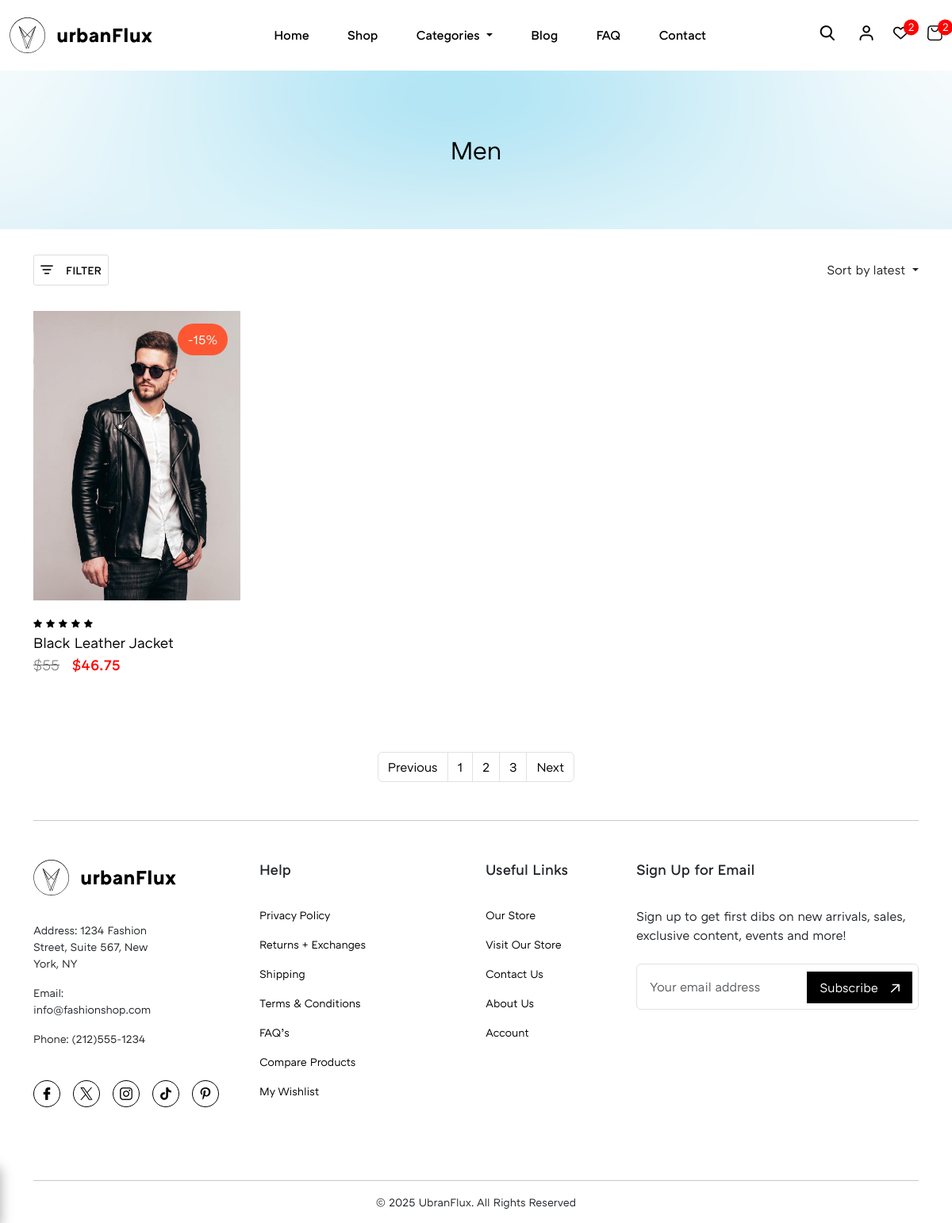
Before: /category/16 with the older database file.
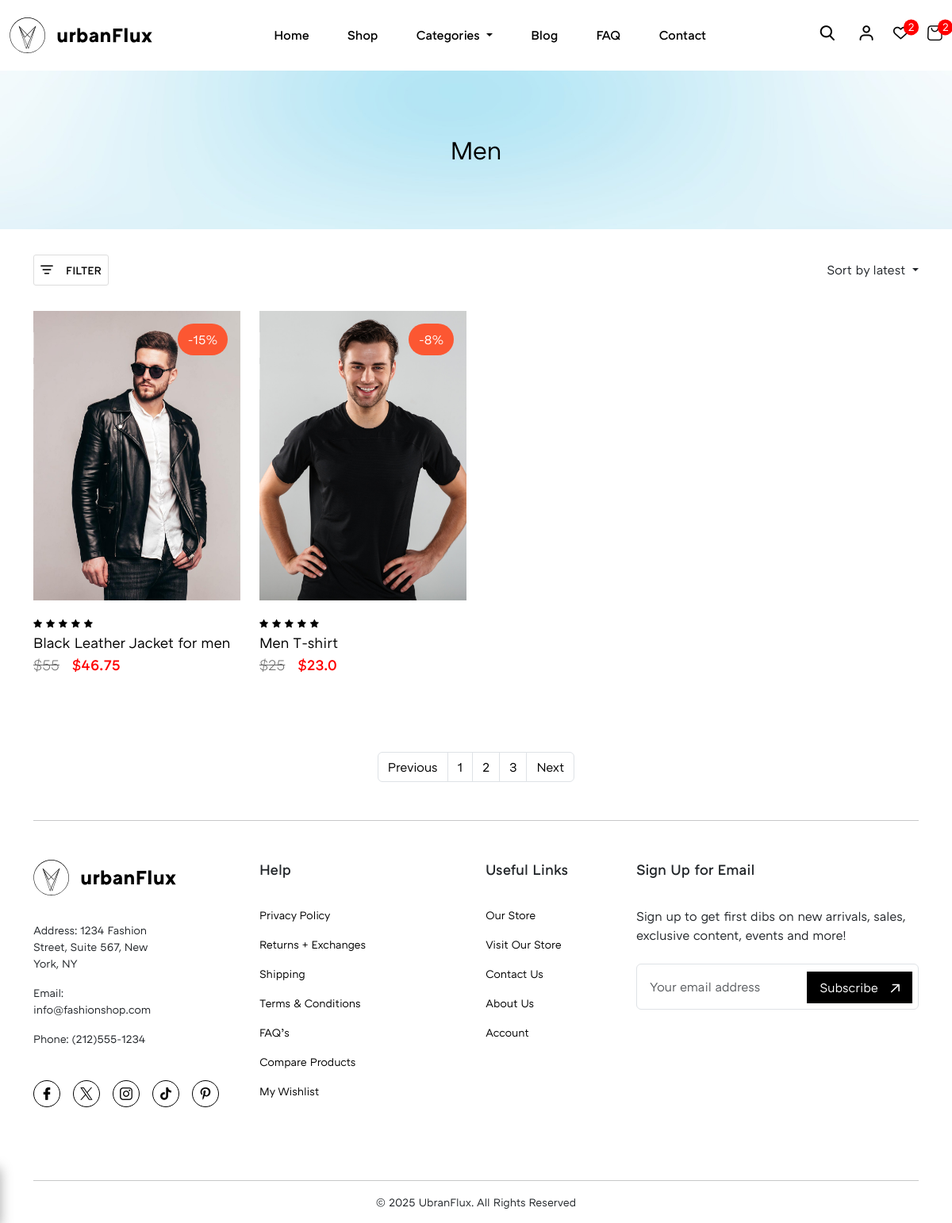
After: the same page with the newer database file.
### Site_Settings/models.py (models this page shows)
class Site_Settings(models.Model):
    estimated_delivery = models.TextField(max_length= 200, null=True)
    return_time = models.TextField(max_length= 200 , null=True)
    site_logo = models.FileField(upload_to='site_logo', validators=[validate_logo])
    theme_hero_section = models.ImageField(upload_to= 'theme_hero_section')
    tax_rate = models.IntegerField()
    product_policies = models.TextField(max_length=400)
    class Meta:
        verbose_name = ''
        verbose_name_plural = 'Site Settings'

### Store/models.py (models this page shows, shortened)
class Store(models.Model):
    product_name = models.CharField(max_length=100)
    price = models.IntegerField(null=True)
    product_type = models.CharField(max_length=15)
    description = models.TextField(max_length=500)
    Color_1 = models.CharField(max_length=10 , null=True)
    Color_2 = models.CharField(max_length=10, null=True , blank=True)
    Color_3 = models.CharField(max_length=10, null=True , blank=True)
    Feature_1 = models.CharField(max_length=50)
    Feature_2 = models.CharField(max_length=50, null=True , blank=True)
    Feature_3 = models.CharField(max_length=50, null=True , blank=True)
    Size_1 = models.CharField(max_length=20 , null=True)
    Size_2 = models.CharField(max_length=20, null=True , blank=True)
    Size_3 = models.CharField(max_length=20, null=True , blank=True)
    Materials_Care_1 = models.CharField(max_length=50, null=True)
    Materials_Care_2 = models.CharField(max_length=50, null=True , blank=True)
    Materials_Care_3 = models.CharField(max_length=50, null=True , blank=True)
    stock = models.IntegerField()
    sale = models.IntegerField(null=True, blank=True)
    is_available = models.BooleanField(default = True)
    slug =models.SlugField(max_length=100, unique=True)
    Image = models.ImageField(upload_to='Products')
    product_image_1 = models.ImageField(upload_to='Products')
    product_image_2 = models.ImageField(upload_to='Products')
    product_image_3 = models.ImageField(upload_to='Products')
    category = models.ForeignKey(Category, on_delete=models.CASCADE)
    class Meta():
        verbose_name = ''
        verbose_name_plural = 'Product'

### urbax_Flux/views.py (the view)
# urls.py: path('category/', views.product_category, name='category'),
def product_category(request, category):
    categories =  Category.objects.all()
    category_obj = get_object_or_404(Category, id=category)
    product_by_cat = Store.objects.filter( category_id=category)
    site_settings = Site_Settings.objects.all()
    Data = {
        "site_settings_data": site_settings,
        "categories_data": categories,
        "cat_obj" : category_obj,
        "product_by_cat_data" : product_by_cat
    }
    return render(request, 'category.html' , Data)

### Store/templatetags/custom_tags.py (called while the page is built)
@register.simple_tag
def calculate_discount_price(price, sale):
    try:
        price = float(price)  # Convert price to float
        sale = float(sale)    # Convert sale to float
        if price is not None and sale is not None:
            return price * (1 - sale / 100)  # Calculate discounted price
    except (ValueError, TypeError):
        pass  # If conversion fails, return the original price
    return price  # If there's no sale or conversion fails, return the original price

### templates/category.html (shortened to what this page needs)
{% load custom_tags %}
{% include 'header.html' %}
<main class="main-content">
    <section class="theme-hero-section">
        <figure>
            {% for theme in site_settings_data %}
            <img src="{{theme.theme_hero_section.url}}" alt="">
            {% endfor %}
            <figcaption>
                <h4 class="main-heading-font-medium">{{cat_obj.category_name}}</h4>
            </figcaption>
        </figure>
    </section>
    <div class="theme-filters-container">
        <div class="container">
            <div class="theme-filters-container-inner align-center-bet">
                <button class="align-center theme-filter-button light-border" id="filter_button"><i
                        class="filter-close icon-filter-icon"></i><small>FILTER</small></button>
                <div class="nav-item dropdown">
                    <a class="nav-link dropdown-toggle" href="#" id="navbarDropdown" role="button"
                        data-bs-toggle="dropdown" aria-expanded="false">
                        Sort by latest
                    </a>
                </div>
            </div>
        </div>
    </div>
    <section class="theme-product-cards">
        <div class="container">
            <div class="theme-product-cards-inner">
                <div class="row">
                    {% for c in product_by_cat_data %}
                    <div class="col-md-6 col-lg-4 col-xl-3">
                        <div class="product-cards">
                            <a href="{% url 'product-detail' c.id %}">
                                <figure>
                                    <img loading="lazy" src="{{c.Image.url}}" alt="">
                                    <figcaption>
                                        {% if c.sale %}
                                        <span class="sale-off">-{{c.sale}}%</span>
                                        {% else %}
                                        <span class="d_none"></span>
                                        {% endif %}
                                    </figcaption>
                                </figure>
                            </a>
                            <div class="info">
                                <span><i class="icon-rating"></i></span>
                                <span><i class="icon-rating"></i></span>
                                <span><i class="icon-rating"></i></span>
                                <span><i class="icon-rating"></i></span>
                                <span><i class="icon-rating"></i></span>
                                <a href="{% url 'product-detail' c.id %}"
                                    class="product-carousel-anchor">{{c.product_name}}</a>
                                    {% if c.sale >= 1 %}
                                        <small class="before-price">${{c.price}}</small><span><small  class="red_color px-3">${% calculate_discount_price c.price c.sale %}</small></span>
                                        {% else %}
                                      <small>${{c.price}}</small>
                                      {% endif %}
                            </div>
                        </div>
                    </div>
                    {% endfor %}
                </div>
            </div>
            <div class="pagination just-center my-5">
                <nav aria-label="Page navigation example">
                    <ul class="pagination">
                        <li class="page-item"><a class="page-link" href="#">Previous</a></li>
                        <li class="page-item"><a class="page-link" href="#">1</a></li>
                        <li class="page-item"><a class="page-link" href="#">2</a></li>
                        <li class="page-item"><a class="page-link" href="#">3</a></li>
                        <li class="page-item"><a class="page-link" href="#">Next</a></li>
                    </ul>
                </nav>
            </div>
        </div>
    </section>
</main>
{% include 'footer.html' %}

### templates/header.html (shortened to what this page needs)
{% load static %}
<!DOCTYPE html>
<html lang="en">
<head>
  <link rel="stylesheet" href="{% static 'assets/libs/swiper.css' %}">
  <link rel="stylesheet" href=" {% static 'assets/css/main.css' %}">
</head>
<body>
  <div class="site-wrapper">
    <header class="header">
      <nav class="navbar navbar-expand-lg main-navbar">
        <div class="container container-lg">
          {% for logo in site_settings_data %}
          <a class="navbar-brand" href="#">
            <img src="{{logo.site_logo.url}}" class="site-logo" alt="">
          </a>
          {% endfor %}
          <div class="collapse navbar-collapse" id="navbarSupportedContent">
            <ul class="navbar-nav me-auto mb-2 mb-lg-0">
              <li class="nav-item  nav-bar-links">
                <a class="nav-link active" aria-current="page" href="{% url 'home' %}">Home</a>
              </li>
              <li class="nav-item nav-bar-links">
                <a class="nav-link" href="{% url 'shop' %}">Shop</a>
              </li>
              <li class="nav-item dropdown nav-bar-links">
                <a class="nav-link dropdown-toggle" href="#" id="navbarDropdown" role="button" data-bs-toggle="dropdown"
                  aria-expanded="false">
                  Categories
                </a>
              </li>
              <li class="nav-item nav-bar-links">
                <a class="nav-link" href="#">Blog</a>
              </li>
              <li class="nav-item nav-bar-links">
                <a class="nav-link" href="#">FAQ</a>
              </li>
              <li class="nav-item nav-bar-links">
                <a class="nav-link" href="#">Contact</a>
              </li>
            </ul>
            <ul class="nav-right-links align-center">
                <li>
                  <button class="lg-hide links-hover" id="search-btn"><i  class="icon-search"></i></button>
                </li>
              <li><a href="{% url 'login' %}" class="links-hover lg-hide"><i class="icon-login"></i></a></li>
              <li><a href="{% url 'wishlist' %}" class="links-hover lg-hide count"><i class="icon-favourite"></i><span><small>2</small></span></a></li>
              <li><a href="{% url 'Shopping-cart' %}" class="links-hover lg-hide count"><i class="icon-cart"></i><span><small>2</small></span></a></li>
            </ul>
          </div>
        </div>
      </nav>
    </header>

### templates/footer.html (shortened to what this page needs)
{% load static %}
<footer class="footer">
    <div class="container">
      <hr class="my-5">
      <div class="footer-inner">
        <div class="row">
          <div class="col-md-12 col-lg-6 col-xl-2">
            <div class="col-inner">
              {% for logo in site_settings_data %}
              <img loading="lazy" src="{{logo.site_logo.url}}" class="site-logo" alt="">
              {% endfor %}
              <ul class="mb-5">
                <li>
                  <small>Address: 1234 Fashion Street, Suite 567,
                    New York, NY</small>
                </li>
                <li>
                  <small>Email: info@fashionshop.com</small>
                </li>
                <li>
                  <small>Phone: (212)555-1234</small>
                </li>
              </ul>
              <ul class="footer-social-media-icons">
                <li><a href=""><i class="icon-facebook"></i></a></li>
                <li><a href=""><i class="icon-twitter"></i></a></li>
                <li><a href=""><i class="icon-instagram"></i></a></li>
                <li><a href=""><i class="icon-tiktok"></i></a></li>
                <li><a href=""><i class="icon-pinterest"></i></a></li>
              </ul>
            </div>
          </div>
          <div class="col-md-12 col-lg-6 col-xl-2 offset-xl-1">
            <div class="col-inner">
              <strong class="col-title">Help</strong>
              <ul>
                <li><a href=""><small>Privacy Policy</small></a></li>
                <li><a href=""><small>Returns + Exchanges</small></a></li>
                <li><a href=""><small>Shipping</small></a></li>
                <li><a href=""><small>Terms & Conditions</small></a></li>
                <li><a href=""><small>FAQ’s</small></a></li>
                <li><a href=""><small>Compare Products</small></a></li>
                <li><a href=""><small>My Wishlist</small></a></li>
              </ul>
            </div>
          </div>
          <div class="col-md-12 col-lg-6 col-xl-2 offset-xl-1">
            <div class="col-inner">
              <strong class="col-title">Useful Links</strong>
              <ul>
                <li><a href=""><small>Our Store</small></a></li>
                <li><a href=""><small>Visit Our Store</small></a></li>
                <li><a href=""><small>Contact Us</small></a></li>
                <li><a href=""><small>About Us</small></a></li>
                <li><a href=""><small>Account</small></a></li>
              </ul>
            </div>
          </div>
          <div class="col-md-12 col-lg-6 col-xl-4">
            <div class="col-inner">
              <strong class="col-title">Sign Up for Email</strong>
              <p class="mb-4">Sign up to get first dibs on new arrivals, sales, exclusive content, events and more!</p>
              <form class="row g-3">
                <div class="col-md-12 news-letter-input">
                  <input type="email" class="form-control" placeholder="Your email address" id="inputEmail4">
                  <button type="submit" class="news-letter-subscribe subscribe-button">Subscribe<i class="icon-theme-link link-arrow"></i></button>
                </div>
              </form>
            </div>
          </div>
        </div>
      </div>
      <hr class="mt-5">
      <div class="copyright mb-3 just-center">
          <small>&copy 2025 UbranFlux. All Rights Reserved</small>
      </div>
    </div>
  </footer>
</div>
</body>
</html>

Changed rows visible on the page:
changed Store: product_name "Black Leather Jacket" → "Black Leather Jacket for men"
added Store: Image (picture), sale "8", product_name "Men T-shirt", price "25", price+sale "23.0"
